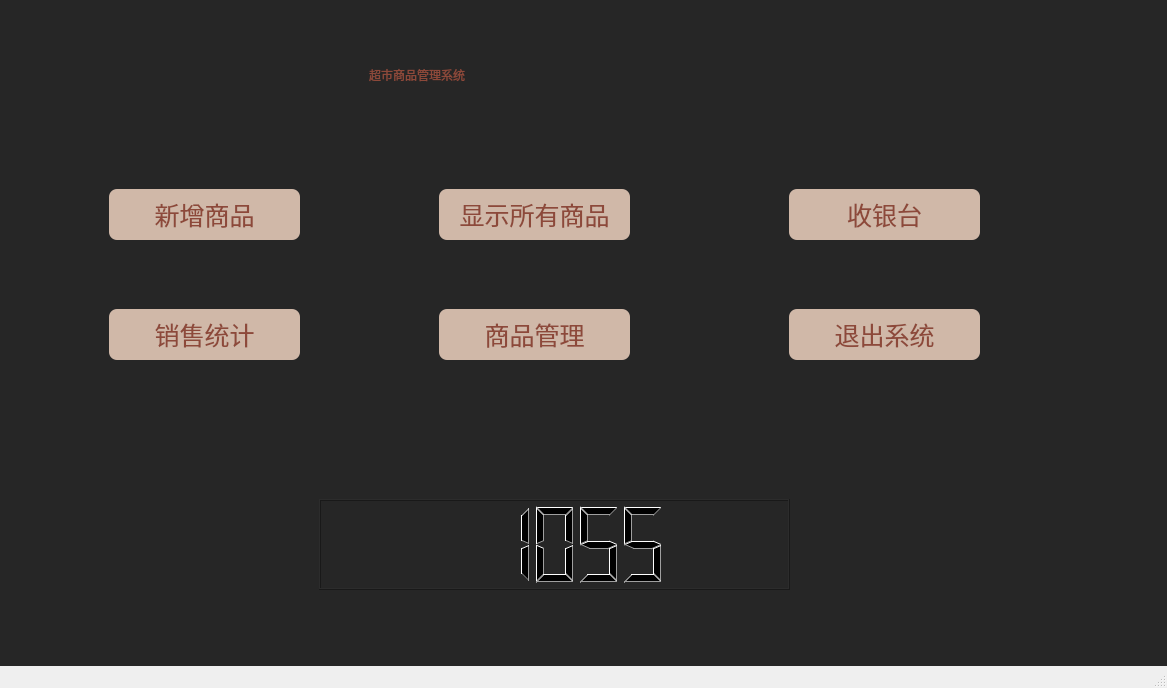
<?xml version="1.0" encoding="UTF-8"?>
<ui version="4.0">
 <class>MainWindow</class>
 <widget class="QMainWindow" name="MainWindow">
  <property name="geometry">
   <rect>
    <x>0</x>
    <y>0</y>
    <width>1167</width>
    <height>688</height>
   </rect>
  </property>
  <property name="minimumSize">
   <size>
    <width>1167</width>
    <height>688</height>
   </size>
  </property>
  <property name="maximumSize">
   <size>
    <width>1167</width>
    <height>688</height>
   </size>
  </property>
  <property name="windowTitle">
   <string>超市商品管理系统</string>
  </property>
  <property name="styleSheet">
   <string notr="true"/>
  </property>
  <widget class="QWidget" name="centralwidget">
   <property name="styleSheet">
    <string notr="true">background-color: rgb(38, 38, 38);
</string>
   </property>
   <layout class="QVBoxLayout" name="verticalLayout">
    <item>
     <widget class="QStackedWidget" name="stackedWidget">
      <property name="enabled">
       <bool>true</bool>
      </property>
      <property name="styleSheet">
       <string notr="true">QStackedWidget
{
background-color: rgb(248, 237, 227);

border:None;
margin:0 0 0 0;
}

QLabel
{
	color: rgb(255, 255, 255);
}

QInputDialog
{
	color:rgb(141, 73, 58);
}

</string>
      </property>
      <property name="currentIndex">
       <number>0</number>
      </property>
      <widget class="QWidget" name="mainPg">
       <widget class="QLabel" name="label">
        <property name="geometry">
         <rect>
          <x>360</x>
          <y>20</y>
          <width>411</width>
          <height>91</height>
         </rect>
        </property>
        <property name="styleSheet">
         <string notr="true">font: 36pt &quot;楷体&quot;;
color:rgb(141, 73, 58)</string>
        </property>
        <property name="text">
         <string>超市商品管理系统</string>
        </property>
       </widget>
       <widget class="QPushButton" name="addBtn">
        <property name="geometry">
         <rect>
          <x>100</x>
          <y>180</y>
          <width>191</width>
          <height>51</height>
         </rect>
        </property>
        <property name="styleSheet">
         <string notr="true">background-color: rgb(208, 184, 168);
font: 9pt &quot;楷体&quot;;
font-size:25px;
color: rgb(141, 73, 58);
border:none;
border-radius:8px</string>
        </property>
        <property name="text">
         <string>新增商品</string>
        </property>
       </widget>
       <widget class="QPushButton" name="showBtn">
        <property name="geometry">
         <rect>
          <x>430</x>
          <y>180</y>
          <width>191</width>
          <height>51</height>
         </rect>
        </property>
        <property name="styleSheet">
         <string notr="true">background-color: rgb(208, 184, 168);
font: 9pt &quot;楷体&quot;;
font-size:25px;
color: rgb(141, 73, 58);
border:none;
border-radius:8px
</string>
        </property>
        <property name="text">
         <string>显示所有商品</string>
        </property>
       </widget>
       <widget class="QPushButton" name="buyBtn">
        <property name="geometry">
         <rect>
          <x>780</x>
          <y>180</y>
          <width>191</width>
          <height>51</height>
         </rect>
        </property>
        <property name="styleSheet">
         <string notr="true">background-color: rgb(208, 184, 168);
font: 9pt &quot;楷体&quot;;
font-size:25px;
color: rgb(141, 73, 58);
border:none;
border-radius:8px</string>
        </property>
        <property name="text">
         <string>收银台</string>
        </property>
       </widget>
       <widget class="QPushButton" name="exitBtn">
        <property name="geometry">
         <rect>
          <x>780</x>
          <y>300</y>
          <width>191</width>
          <height>51</height>
         </rect>
        </property>
        <property name="styleSheet">
         <string notr="true">background-color: rgb(208, 184, 168);
font: 9pt &quot;楷体&quot;;
font-size:25px;
color: rgb(141, 73, 58);
border:none;
border-radius:8px
</string>
        </property>
        <property name="text">
         <string>退出系统</string>
        </property>
       </widget>
       <widget class="QPushButton" name="saleStatBtn">
        <property name="geometry">
         <rect>
          <x>100</x>
          <y>300</y>
          <width>191</width>
          <height>51</height>
         </rect>
        </property>
        <property name="styleSheet">
         <string notr="true">background-color: rgb(208, 184, 168);
font: 9pt &quot;楷体&quot;;
font-size:25px;
color:rgb(141, 73, 58);
border:none;
border-radius:8px</string>
        </property>
        <property name="text">
         <string>销售统计</string>
        </property>
       </widget>
       <widget class="QPushButton" name="comManagerBtn">
        <property name="geometry">
         <rect>
          <x>430</x>
          <y>300</y>
          <width>191</width>
          <height>51</height>
         </rect>
        </property>
        <property name="styleSheet">
         <string notr="true">background-color: rgb(208, 184, 168);
font: 9pt &quot;楷体&quot;;
font-size:25px;
color: rgb(141, 73, 58);
border:none;
border-radius:8px</string>
        </property>
        <property name="text">
         <string>商品管理</string>
        </property>
       </widget>
       <widget class="QLCDNumber" name="timeLcd">
        <property name="geometry">
         <rect>
          <x>310</x>
          <y>490</y>
          <width>471</width>
          <height>91</height>
         </rect>
        </property>
        <property name="smallDecimalPoint">
         <bool>false</bool>
        </property>
        <property name="mode">
         <enum>QLCDNumber::Dec</enum>
        </property>
        <property name="value" stdset="0">
         <double>1055.000000000000000</double>
        </property>
        <property name="intValue" stdset="0">
         <number>1055</number>
        </property>
       </widget>
      </widget>
      <widget class="QWidget" name="buyPg">
       <widget class="QLabel" name="label_3">
        <property name="geometry">
         <rect>
          <x>340</x>
          <y>410</y>
          <width>91</width>
          <height>20</height>
         </rect>
        </property>
        <property name="styleSheet">
         <string notr="true">font: 18pt &quot;楷体&quot;;
color:rgb(141, 73, 58)</string>
        </property>
        <property name="text">
         <string>商品号：</string>
        </property>
       </widget>
       <widget class="QLabel" name="label_4">
        <property name="geometry">
         <rect>
          <x>360</x>
          <y>490</y>
          <width>91</width>
          <height>31</height>
         </rect>
        </property>
        <property name="styleSheet">
         <string notr="true">font: 18pt &quot;楷体&quot;;
color:rgb(141, 73, 58);</string>
        </property>
        <property name="text">
         <string>数量：</string>
        </property>
       </widget>
       <widget class="QLineEdit" name="noEdit">
        <property name="geometry">
         <rect>
          <x>470</x>
          <y>400</y>
          <width>161</width>
          <height>41</height>
         </rect>
        </property>
        <property name="styleSheet">
         <string notr="true">background-color: rgb(255, 255, 255);
color: rgb(141, 73, 58);</string>
        </property>
        <property name="text">
         <string/>
        </property>
        <property name="placeholderText">
         <string>输入商品号</string>
        </property>
       </widget>
       <widget class="QSpinBox" name="countBox">
        <property name="geometry">
         <rect>
          <x>470</x>
          <y>490</y>
          <width>81</width>
          <height>41</height>
         </rect>
        </property>
        <property name="styleSheet">
         <string notr="true">background-color: rgb(255, 255, 255);
color:rgb(141, 73, 58);</string>
        </property>
        <property name="minimum">
         <number>1</number>
        </property>
       </widget>
       <widget class="QPushButton" name="sureAddBtn">
        <property name="geometry">
         <rect>
          <x>590</x>
          <y>480</y>
          <width>151</width>
          <height>51</height>
         </rect>
        </property>
        <property name="styleSheet">
         <string notr="true">background-color:rgb(208, 184, 168);
font: 9pt &quot;楷体&quot;;
font-size:25px;
color:rgb(141, 73, 58);
border:none;
border-radius:8px</string>
        </property>
        <property name="text">
         <string>添加</string>
        </property>
       </widget>
       <widget class="QPushButton" name="endBuyBtn">
        <property name="geometry">
         <rect>
          <x>920</x>
          <y>260</y>
          <width>151</width>
          <height>51</height>
         </rect>
        </property>
        <property name="styleSheet">
         <string notr="true">background-color: rgb(208, 184, 168);
font: 9pt &quot;楷体&quot;;
font-size:25px;
color: rgb(141, 73, 58);
border:none;
border-radius:8px</string>
        </property>
        <property name="text">
         <string>结算</string>
        </property>
       </widget>
       <widget class="QLabel" name="label_5">
        <property name="geometry">
         <rect>
          <x>820</x>
          <y>430</y>
          <width>111</width>
          <height>51</height>
         </rect>
        </property>
        <property name="styleSheet">
         <string notr="true">font: 25pt &quot;楷体&quot;;
color:rgb(141, 73, 58)</string>
        </property>
        <property name="text">
         <string>总金额</string>
        </property>
       </widget>
       <widget class="QPushButton" name="backBtn">
        <property name="geometry">
         <rect>
          <x>0</x>
          <y>0</y>
          <width>131</width>
          <height>61</height>
         </rect>
        </property>
        <property name="styleSheet">
         <string notr="true">background-color: rgb(208, 184, 168);
font: 9pt &quot;楷体&quot;;
font-size:25px;
color: rgb(141, 73, 58);
border:none;
border-radius:8px</string>
        </property>
        <property name="text">
         <string>返回</string>
        </property>
       </widget>
       <widget class="QTableWidget" name="saledComsTab">
        <property name="geometry">
         <rect>
          <x>170</x>
          <y>120</y>
          <width>731</width>
          <height>241</height>
         </rect>
        </property>
        <property name="styleSheet">
         <string notr="true">.QTableWidget
{
	color:rgb(141, 73, 58);
font: 17pt &quot;楷体&quot;;
}</string>
        </property>
        <column>
         <property name="text">
          <string>商品号</string>
         </property>
         <property name="font">
          <font>
           <family>楷体</family>
           <pointsize>15</pointsize>
           <bold>true</bold>
           <kerning>true</kerning>
          </font>
         </property>
        </column>
        <column>
         <property name="text">
          <string>商品名</string>
         </property>
         <property name="font">
          <font>
           <family>楷体</family>
           <pointsize>15</pointsize>
           <bold>true</bold>
          </font>
         </property>
        </column>
        <column>
         <property name="text">
          <string>商品类型</string>
         </property>
         <property name="font">
          <font>
           <family>楷体</family>
           <pointsize>15</pointsize>
           <bold>true</bold>
          </font>
         </property>
        </column>
        <column>
         <property name="text">
          <string>单价</string>
         </property>
         <property name="font">
          <font>
           <family>楷体</family>
           <pointsize>15</pointsize>
           <bold>true</bold>
          </font>
         </property>
        </column>
        <column>
         <property name="text">
          <string>数量</string>
         </property>
         <property name="font">
          <font>
           <family>楷体</family>
           <pointsize>15</pointsize>
           <bold>true</bold>
          </font>
         </property>
        </column>
        <column>
         <property name="text">
          <string>总价</string>
         </property>
         <property name="font">
          <font>
           <family>楷体</family>
           <pointsize>15</pointsize>
           <bold>true</bold>
          </font>
         </property>
        </column>
       </widget>
       <widget class="QLabel" name="label_12">
        <property name="geometry">
         <rect>
          <x>450</x>
          <y>10</y>
          <width>201</width>
          <height>91</height>
         </rect>
        </property>
        <property name="styleSheet">
         <string notr="true">font: 36pt &quot;楷体&quot;;
color:rgb(141, 73, 58);</string>
        </property>
        <property name="text">
         <string>收银台</string>
        </property>
        <property name="alignment">
         <set>Qt::AlignCenter</set>
        </property>
       </widget>
       <widget class="QLCDNumber" name="totalLcd">
        <property name="geometry">
         <rect>
          <x>930</x>
          <y>420</y>
          <width>151</width>
          <height>51</height>
         </rect>
        </property>
        <property name="digitCount">
         <number>8</number>
        </property>
       </widget>
       <widget class="QLabel" name="buyCarLab">
        <property name="geometry">
         <rect>
          <x>620</x>
          <y>0</y>
          <width>141</width>
          <height>101</height>
         </rect>
        </property>
        <property name="text">
         <string/>
        </property>
       </widget>
      </widget>
      <widget class="QWidget" name="managerPg">
       <widget class="QLabel" name="label_24">
        <property name="geometry">
         <rect>
          <x>350</x>
          <y>-10</y>
          <width>411</width>
          <height>91</height>
         </rect>
        </property>
        <property name="styleSheet">
         <string notr="true">font: 36pt &quot;楷体&quot;;
color: rgb(141, 73, 58);</string>
        </property>
        <property name="text">
         <string>商品管理</string>
        </property>
        <property name="alignment">
         <set>Qt::AlignCenter</set>
        </property>
       </widget>
       <widget class="QTableWidget" name="comsManTab">
        <property name="geometry">
         <rect>
          <x>0</x>
          <y>80</y>
          <width>1161</width>
          <height>321</height>
         </rect>
        </property>
        <property name="styleSheet">
         <string notr="true">.QTableWidget
{
color: rgb(141, 73, 58);
font: 13pt &quot;楷体&quot;;
}</string>
        </property>
        <column>
         <property name="text">
          <string>商品号</string>
         </property>
        </column>
        <column>
         <property name="text">
          <string>商品名</string>
         </property>
        </column>
        <column>
         <property name="text">
          <string>商品类型</string>
         </property>
        </column>
        <column>
         <property name="text">
          <string>单价</string>
         </property>
        </column>
        <column>
         <property name="text">
          <string>库存数量</string>
         </property>
        </column>
        <column>
         <property name="text">
          <string>品牌</string>
         </property>
        </column>
        <column>
         <property name="text">
          <string>生产商</string>
         </property>
        </column>
        <column>
         <property name="text">
          <string>销量</string>
         </property>
        </column>
        <column>
         <property name="text">
          <string>成本</string>
         </property>
        </column>
        <column>
         <property name="text">
          <string>种类</string>
         </property>
        </column>
        <column>
         <property name="text">
          <string>重(容)量</string>
         </property>
        </column>
       </widget>
       <widget class="QPushButton" name="backBtn_5">
        <property name="geometry">
         <rect>
          <x>0</x>
          <y>0</y>
          <width>131</width>
          <height>61</height>
         </rect>
        </property>
        <property name="styleSheet">
         <string notr="true">background-color: rgb(208, 184, 168);
font: 9pt &quot;楷体&quot;;
font-size:25px;
color:rgb(141, 73, 58);
border:none;
border-radius:8px</string>
        </property>
        <property name="text">
         <string>返回</string>
        </property>
       </widget>
       <widget class="QLabel" name="label_25">
        <property name="geometry">
         <rect>
          <x>730</x>
          <y>430</y>
          <width>161</width>
          <height>51</height>
         </rect>
        </property>
        <property name="styleSheet">
         <string notr="true">font: 25pt &quot;楷体&quot;;
color:rgb(141, 73, 58);</string>
        </property>
        <property name="text">
         <string>查询方式：</string>
        </property>
       </widget>
       <widget class="QComboBox" name="searchKeyBox">
        <property name="geometry">
         <rect>
          <x>900</x>
          <y>430</y>
          <width>91</width>
          <height>51</height>
         </rect>
        </property>
        <property name="styleSheet">
         <string notr="true">color:rgb(141, 73, 58);</string>
        </property>
        <property name="currentIndex">
         <number>4</number>
        </property>
        <item>
         <property name="text">
          <string>商品号</string>
         </property>
        </item>
        <item>
         <property name="text">
          <string>商品名</string>
         </property>
        </item>
        <item>
         <property name="text">
          <string>品牌</string>
         </property>
        </item>
        <item>
         <property name="text">
          <string>类型</string>
         </property>
        </item>
        <item>
         <property name="text">
          <string>所有 </string>
         </property>
        </item>
       </widget>
       <widget class="QPushButton" name="startSeachBtn">
        <property name="geometry">
         <rect>
          <x>1000</x>
          <y>450</y>
          <width>71</width>
          <height>31</height>
         </rect>
        </property>
        <property name="styleSheet">
         <string notr="true">background-color: rgb(208, 184, 168);
font: 9pt &quot;楷体&quot;;
font-size:25px;
color: rgb(141, 73, 58);
border:none;
border-radius:8px</string>
        </property>
        <property name="text">
         <string>确定</string>
        </property>
       </widget>
       <widget class="QLabel" name="label_26">
        <property name="geometry">
         <rect>
          <x>0</x>
          <y>420</y>
          <width>351</width>
          <height>41</height>
         </rect>
        </property>
        <property name="styleSheet">
         <string notr="true">font: 18pt &quot;楷体&quot;;
color:rgb(141, 73, 58);</string>
        </property>
        <property name="text">
         <string>双击商品号可修改对应商品信息</string>
        </property>
       </widget>
       <widget class="QPushButton" name="deleteBtn">
        <property name="geometry">
         <rect>
          <x>430</x>
          <y>420</y>
          <width>241</width>
          <height>61</height>
         </rect>
        </property>
        <property name="styleSheet">
         <string notr="true">background-color: rgb(208, 184, 168);
font: 9pt &quot;楷体&quot;;
font-size:25px;
color: rgb(141, 73, 58);
border:none;
border-radius:8px</string>
        </property>
        <property name="text">
         <string>删除商品</string>
        </property>
       </widget>
       <widget class="QLabel" name="gifManLab">
        <property name="geometry">
         <rect>
          <x>840</x>
          <y>500</y>
          <width>151</width>
          <height>151</height>
         </rect>
        </property>
        <property name="text">
         <string/>
        </property>
       </widget>
      </widget>
      <widget class="QWidget" name="saleStatPg">
       <widget class="QPushButton" name="backBtn_3">
        <property name="geometry">
         <rect>
          <x>0</x>
          <y>0</y>
          <width>131</width>
          <height>61</height>
         </rect>
        </property>
        <property name="styleSheet">
         <string notr="true">background-color: rgb(208, 184, 168);
font: 9pt &quot;楷体&quot;;
font-size:25px;
color: rgb(141, 73, 58);
border:none;
border-radius:8px</string>
        </property>
        <property name="text">
         <string>返回</string>
        </property>
       </widget>
       <widget class="QTableWidget" name="comTabRec">
        <property name="geometry">
         <rect>
          <x>10</x>
          <y>120</y>
          <width>831</width>
          <height>301</height>
         </rect>
        </property>
        <property name="styleSheet">
         <string notr="true">.QTableWidget
{
	color: rgb(141, 73, 58);
font: 17pt &quot;楷体&quot;;
}</string>
        </property>
        <column>
         <property name="text">
          <string>商品号</string>
         </property>
         <property name="font">
          <font>
           <family>楷体</family>
           <pointsize>15</pointsize>
           <bold>true</bold>
           <kerning>true</kerning>
          </font>
         </property>
        </column>
        <column>
         <property name="text">
          <string>商品名</string>
         </property>
         <property name="font">
          <font>
           <family>楷体</family>
           <pointsize>15</pointsize>
           <bold>true</bold>
          </font>
         </property>
        </column>
        <column>
         <property name="text">
          <string>商品类型</string>
         </property>
         <property name="font">
          <font>
           <family>楷体</family>
           <pointsize>15</pointsize>
           <bold>true</bold>
          </font>
         </property>
        </column>
        <column>
         <property name="text">
          <string>售价</string>
         </property>
         <property name="font">
          <font>
           <family>楷体</family>
           <pointsize>15</pointsize>
           <bold>true</bold>
          </font>
         </property>
        </column>
        <column>
         <property name="text">
          <string>数量</string>
         </property>
         <property name="font">
          <font>
           <family>楷体</family>
           <pointsize>15</pointsize>
           <bold>true</bold>
          </font>
         </property>
        </column>
        <column>
         <property name="text">
          <string>总价</string>
         </property>
         <property name="font">
          <font>
           <family>楷体</family>
           <pointsize>15</pointsize>
           <bold>true</bold>
          </font>
         </property>
        </column>
       </widget>
       <widget class="QLabel" name="label_9">
        <property name="geometry">
         <rect>
          <x>50</x>
          <y>460</y>
          <width>91</width>
          <height>31</height>
         </rect>
        </property>
        <property name="styleSheet">
         <string notr="true">font: 18pt &quot;楷体&quot;;
color:rgb(141, 73, 58)</string>
        </property>
        <property name="text">
         <string>订单号:</string>
        </property>
       </widget>
       <widget class="QLineEdit" name="trIdEdit">
        <property name="geometry">
         <rect>
          <x>160</x>
          <y>450</y>
          <width>161</width>
          <height>51</height>
         </rect>
        </property>
        <property name="styleSheet">
         <string notr="true">background-color: rgb(255, 255, 255);
color: rgb(141, 73, 58);
font: 16pt &quot;楷体&quot;;</string>
        </property>
        <property name="text">
         <string/>
        </property>
        <property name="placeholderText">
         <string>请输入订单号</string>
        </property>
       </widget>
       <widget class="QPushButton" name="searchBtn">
        <property name="geometry">
         <rect>
          <x>60</x>
          <y>510</y>
          <width>101</width>
          <height>31</height>
         </rect>
        </property>
        <property name="styleSheet">
         <string notr="true">background-color: rgb(208, 184, 168);
font: 9pt &quot;楷体&quot;;
font-size:25px;
color: rgb(141, 73, 58);
border:none;
border-radius:8px</string>
        </property>
        <property name="text">
         <string>查询</string>
        </property>
       </widget>
       <widget class="QPushButton" name="changeBtn">
        <property name="geometry">
         <rect>
          <x>90</x>
          <y>560</y>
          <width>161</width>
          <height>31</height>
         </rect>
        </property>
        <property name="styleSheet">
         <string notr="true">background-color: rgb(208, 184, 168);
font: 9pt &quot;楷体&quot;;
font-size:25px;
color: rgb(141, 73, 58);
border:none;
border-radius:8px</string>
        </property>
        <property name="text">
         <string>修改购买数量</string>
        </property>
       </widget>
       <widget class="QPushButton" name="returnBtn_2">
        <property name="geometry">
         <rect>
          <x>220</x>
          <y>510</y>
          <width>101</width>
          <height>31</height>
         </rect>
        </property>
        <property name="styleSheet">
         <string notr="true">background-color: rgb(208, 184, 168);
font: 9pt &quot;楷体&quot;;
font-size:25px;
color:rgb(141, 73, 58);
border:none;
border-radius:8px</string>
        </property>
        <property name="text">
         <string>退货</string>
        </property>
       </widget>
       <widget class="QLabel" name="label_10">
        <property name="geometry">
         <rect>
          <x>580</x>
          <y>430</y>
          <width>151</width>
          <height>41</height>
         </rect>
        </property>
        <property name="styleSheet">
         <string notr="true">font: 18pt &quot;楷体&quot;;
color:rgb(141, 73, 58);</string>
        </property>
        <property name="text">
         <string>总金额:</string>
        </property>
       </widget>
       <widget class="QLabel" name="label_11">
        <property name="geometry">
         <rect>
          <x>370</x>
          <y>10</y>
          <width>261</width>
          <height>91</height>
         </rect>
        </property>
        <property name="styleSheet">
         <string notr="true">font: 36pt &quot;楷体&quot;;
color:rgb(141, 73, 58)</string>
        </property>
        <property name="text">
         <string>销售统计</string>
        </property>
        <property name="alignment">
         <set>Qt::AlignCenter</set>
        </property>
       </widget>
       <widget class="QLabel" name="label_13">
        <property name="geometry">
         <rect>
          <x>850</x>
          <y>160</y>
          <width>121</width>
          <height>31</height>
         </rect>
        </property>
        <property name="styleSheet">
         <string notr="true">font: 18pt &quot;楷体&quot;;
color:rgb(141, 73, 58);</string>
        </property>
        <property name="text">
         <string>统计信息：</string>
        </property>
       </widget>
       <widget class="QLabel" name="label_14">
        <property name="geometry">
         <rect>
          <x>850</x>
          <y>250</y>
          <width>91</width>
          <height>31</height>
         </rect>
        </property>
        <property name="styleSheet">
         <string notr="true">font: 14pt &quot;楷体&quot;;
color:rgb(141, 73, 58)</string>
        </property>
        <property name="text">
         <string>总营业额:</string>
        </property>
       </widget>
       <widget class="QLabel" name="label_15">
        <property name="geometry">
         <rect>
          <x>850</x>
          <y>350</y>
          <width>91</width>
          <height>31</height>
         </rect>
        </property>
        <property name="styleSheet">
         <string notr="true">font: 14pt &quot;楷体&quot;;
color:rgb(141, 73, 58)</string>
        </property>
        <property name="text">
         <string>总成本:</string>
        </property>
       </widget>
       <widget class="QLCDNumber" name="totalMoneyLcd">
        <property name="geometry">
         <rect>
          <x>690</x>
          <y>430</y>
          <width>151</width>
          <height>51</height>
         </rect>
        </property>
        <property name="digitCount">
         <number>8</number>
        </property>
       </widget>
       <widget class="QLCDNumber" name="sumRevenLcd">
        <property name="geometry">
         <rect>
          <x>950</x>
          <y>240</y>
          <width>161</width>
          <height>51</height>
         </rect>
        </property>
        <property name="digitCount">
         <number>11</number>
        </property>
       </widget>
       <widget class="QLCDNumber" name="sumCostLcd">
        <property name="geometry">
         <rect>
          <x>950</x>
          <y>340</y>
          <width>161</width>
          <height>51</height>
         </rect>
        </property>
        <property name="digitCount">
         <number>11</number>
        </property>
       </widget>
       <widget class="QPushButton" name="nextBtn">
        <property name="geometry">
         <rect>
          <x>330</x>
          <y>480</y>
          <width>51</width>
          <height>20</height>
         </rect>
        </property>
        <property name="styleSheet">
         <string notr="true">background-color: rgb(208, 184, 168);
color: rgb(255, 255, 255);
font: 1pt &quot;楷体&quot;;
font-size:25px;

border:none;
border-radius:8px</string>
        </property>
        <property name="text">
         <string>↓</string>
        </property>
       </widget>
       <widget class="QPushButton" name="lastBtn">
        <property name="geometry">
         <rect>
          <x>330</x>
          <y>450</y>
          <width>51</width>
          <height>20</height>
         </rect>
        </property>
        <property name="styleSheet">
         <string notr="true">background-color: rgb(208, 184, 168);
color: rgb(255, 255, 255);
font: 1pt &quot;楷体&quot;;
font-size:25px;

border:none;
border-radius:8px</string>
        </property>
        <property name="text">
         <string>↑</string>
        </property>
       </widget>
       <widget class="QLabel" name="moneyImgLab">
        <property name="geometry">
         <rect>
          <x>930</x>
          <y>30</y>
          <width>141</width>
          <height>101</height>
         </rect>
        </property>
        <property name="text">
         <string/>
        </property>
       </widget>
      </widget>
      <widget class="QWidget" name="showPg">
       <widget class="QPushButton" name="backBtn_2">
        <property name="geometry">
         <rect>
          <x>0</x>
          <y>0</y>
          <width>131</width>
          <height>61</height>
         </rect>
        </property>
        <property name="styleSheet">
         <string notr="true">background-color:rgb(208, 184, 168);
font: 9pt &quot;楷体&quot;;
font-size:25px;
color: rgb(141, 73, 58);
border:none;
border-radius:8px</string>
        </property>
        <property name="text">
         <string>返回</string>
        </property>
       </widget>
       <widget class="QTableWidget" name="comsTab">
        <property name="geometry">
         <rect>
          <x>0</x>
          <y>80</y>
          <width>1161</width>
          <height>401</height>
         </rect>
        </property>
        <property name="styleSheet">
         <string notr="true">.QTableWidget
{
	color:rgb(141, 73, 58);
font: 13pt &quot;楷体&quot;;
}</string>
        </property>
        <column>
         <property name="text">
          <string>商品号</string>
         </property>
        </column>
        <column>
         <property name="text">
          <string>商品名</string>
         </property>
        </column>
        <column>
         <property name="text">
          <string>商品类型</string>
         </property>
        </column>
        <column>
         <property name="text">
          <string>单价</string>
         </property>
        </column>
        <column>
         <property name="text">
          <string>库存数量</string>
         </property>
        </column>
        <column>
         <property name="text">
          <string>品牌</string>
         </property>
        </column>
        <column>
         <property name="text">
          <string>生产商</string>
         </property>
        </column>
        <column>
         <property name="text">
          <string>销量</string>
         </property>
        </column>
        <column>
         <property name="text">
          <string>成本</string>
         </property>
        </column>
        <column>
         <property name="text">
          <string>种类</string>
         </property>
        </column>
        <column>
         <property name="text">
          <string>重(容)量</string>
         </property>
        </column>
       </widget>
       <widget class="QLabel" name="label_6">
        <property name="geometry">
         <rect>
          <x>440</x>
          <y>0</y>
          <width>261</width>
          <height>71</height>
         </rect>
        </property>
        <property name="styleSheet">
         <string notr="true">font: 36pt &quot;楷体&quot;;
color: rgb(141, 73, 58);</string>
        </property>
        <property name="text">
         <string>库存商品</string>
        </property>
        <property name="alignment">
         <set>Qt::AlignCenter</set>
        </property>
       </widget>
       <widget class="QComboBox" name="sortKeyBox">
        <property name="geometry">
         <rect>
          <x>580</x>
          <y>510</y>
          <width>111</width>
          <height>41</height>
         </rect>
        </property>
        <property name="styleSheet">
         <string notr="true">color: rgb(141, 73, 58);</string>
        </property>
        <item>
         <property name="text">
          <string>价格</string>
         </property>
        </item>
        <item>
         <property name="text">
          <string>库存数量</string>
         </property>
        </item>
        <item>
         <property name="text">
          <string>名称</string>
         </property>
        </item>
        <item>
         <property name="text">
          <string>销量</string>
         </property>
        </item>
       </widget>
       <widget class="QComboBox" name="sortdirBox">
        <property name="geometry">
         <rect>
          <x>580</x>
          <y>590</y>
          <width>111</width>
          <height>41</height>
         </rect>
        </property>
        <property name="styleSheet">
         <string notr="true">color: rgb(141, 73, 58);</string>
        </property>
        <item>
         <property name="text">
          <string>升序</string>
         </property>
        </item>
        <item>
         <property name="text">
          <string>降序</string>
         </property>
        </item>
       </widget>
       <widget class="QLabel" name="label_7">
        <property name="geometry">
         <rect>
          <x>390</x>
          <y>500</y>
          <width>111</width>
          <height>51</height>
         </rect>
        </property>
        <property name="styleSheet">
         <string notr="true">font: 18pt &quot;楷体&quot;;
color: rgb(141, 73, 58);</string>
        </property>
        <property name="text">
         <string>排序依据：</string>
        </property>
       </widget>
       <widget class="QLabel" name="label_8">
        <property name="geometry">
         <rect>
          <x>390</x>
          <y>590</y>
          <width>111</width>
          <height>41</height>
         </rect>
        </property>
        <property name="styleSheet">
         <string notr="true">font: 18pt &quot;楷体&quot;;
color: rgb(141, 73, 58);</string>
        </property>
        <property name="text">
         <string>排序规则：</string>
        </property>
       </widget>
       <widget class="QPushButton" name="displayBtn">
        <property name="geometry">
         <rect>
          <x>970</x>
          <y>550</y>
          <width>161</width>
          <height>71</height>
         </rect>
        </property>
        <property name="styleSheet">
         <string notr="true">background-color:rgb(208, 184, 168);
font: 9pt &quot;楷体&quot;;
font-size:25px;
color: rgb(141, 73, 58);
border:none;
border-radius:8px</string>
        </property>
        <property name="text">
         <string>显示</string>
        </property>
       </widget>
       <widget class="QLabel" name="gifShowLab">
        <property name="geometry">
         <rect>
          <x>200</x>
          <y>490</y>
          <width>171</width>
          <height>171</height>
         </rect>
        </property>
        <property name="text">
         <string/>
        </property>
       </widget>
      </widget>
     </widget>
    </item>
   </layout>
  </widget>
  <widget class="QMenuBar" name="menubar">
   <property name="geometry">
    <rect>
     <x>0</x>
     <y>0</y>
     <width>1167</width>
     <height>17</height>
    </rect>
   </property>
  </widget>
  <widget class="QStatusBar" name="statusbar"/>
 </widget>
 <resources/>
 <connections/>
</ui>
